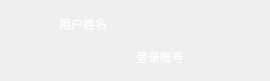
<?xml version="1.0" encoding="UTF-8"?>
<ui version="4.0">
 <class>UI_Widget_User_PanelClass</class>
 <widget class="QWidget" name="UI_Widget_User_PanelClass">
  <property name="geometry">
   <rect>
    <x>0</x>
    <y>0</y>
    <width>270</width>
    <height>81</height>
   </rect>
  </property>
  <property name="minimumSize">
   <size>
    <width>270</width>
    <height>50</height>
   </size>
  </property>
  <property name="maximumSize">
   <size>
    <width>270</width>
    <height>100</height>
   </size>
  </property>
  <property name="windowTitle">
   <string>用户状态</string>
  </property>
  <layout class="QHBoxLayout" name="horizontalLayout">
   <property name="spacing">
    <number>0</number>
   </property>
   <property name="leftMargin">
    <number>0</number>
   </property>
   <property name="topMargin">
    <number>0</number>
   </property>
   <property name="rightMargin">
    <number>0</number>
   </property>
   <property name="bottomMargin">
    <number>0</number>
   </property>
   <item>
    <widget class="QWidget" name="widget_bg" native="true">
     <property name="sizePolicy">
      <sizepolicy hsizetype="Expanding" vsizetype="Expanding">
       <horstretch>0</horstretch>
       <verstretch>0</verstretch>
      </sizepolicy>
     </property>
     <layout class="QHBoxLayout" name="horizontalLayout_2">
      <property name="spacing">
       <number>5</number>
      </property>
      <property name="leftMargin">
       <number>0</number>
      </property>
      <property name="topMargin">
       <number>5</number>
      </property>
      <property name="rightMargin">
       <number>0</number>
      </property>
      <property name="bottomMargin">
       <number>5</number>
      </property>
      <item>
       <widget class="QWidget" name="widget_3" native="true">
        <layout class="QVBoxLayout" name="verticalLayout_3">
         <property name="spacing">
          <number>0</number>
         </property>
         <property name="leftMargin">
          <number>0</number>
         </property>
         <property name="topMargin">
          <number>0</number>
         </property>
         <property name="rightMargin">
          <number>0</number>
         </property>
         <property name="bottomMargin">
          <number>0</number>
         </property>
         <item>
          <widget class="QWidget" name="widget_user_head_portrait_rect" native="true">
           <property name="sizePolicy">
            <sizepolicy hsizetype="Fixed" vsizetype="Fixed">
             <horstretch>0</horstretch>
             <verstretch>0</verstretch>
            </sizepolicy>
           </property>
           <property name="minimumSize">
            <size>
             <width>54</width>
             <height>54</height>
            </size>
           </property>
           <property name="maximumSize">
            <size>
             <width>54</width>
             <height>54</height>
            </size>
           </property>
           <property name="styleSheet">
            <string notr="true">QWidget#widget_user_head_portrait_rect{image: url(:/Resources/SVG/user_head_portrait.svg);border: 2px solid white;border-radius: 27px;};</string>
           </property>
           <layout class="QVBoxLayout" name="verticalLayout">
            <property name="spacing">
             <number>0</number>
            </property>
            <property name="leftMargin">
             <number>0</number>
            </property>
            <property name="topMargin">
             <number>0</number>
            </property>
            <property name="rightMargin">
             <number>0</number>
            </property>
            <property name="bottomMargin">
             <number>0</number>
            </property>
            <item>
             <widget class="QWidget" name="widget_user_head_portrait" native="true"/>
            </item>
           </layout>
          </widget>
         </item>
        </layout>
       </widget>
      </item>
      <item>
       <widget class="QWidget" name="widget_4" native="true">
        <layout class="QVBoxLayout" name="verticalLayout_2">
         <property name="spacing">
          <number>4</number>
         </property>
         <property name="leftMargin">
          <number>0</number>
         </property>
         <property name="topMargin">
          <number>10</number>
         </property>
         <property name="rightMargin">
          <number>0</number>
         </property>
         <property name="bottomMargin">
          <number>0</number>
         </property>
         <item>
          <widget class="QLabel" name="label_user_name">
           <property name="minimumSize">
            <size>
             <width>0</width>
             <height>18</height>
            </size>
           </property>
           <property name="maximumSize">
            <size>
             <width>16777215</width>
             <height>18</height>
            </size>
           </property>
           <property name="styleSheet">
            <string notr="true">QLabel
{
	font: 14px &quot;微软雅黑&quot;;
	color:#ffffff;
}</string>
           </property>
           <property name="text">
            <string>用户姓名</string>
           </property>
          </widget>
         </item>
         <item>
          <widget class="QWidget" name="account_status_wiget" native="true">
           <layout class="QHBoxLayout" name="horizontalLayout_3">
            <property name="spacing">
             <number>5</number>
            </property>
            <property name="leftMargin">
             <number>0</number>
            </property>
            <property name="topMargin">
             <number>0</number>
            </property>
            <property name="rightMargin">
             <number>0</number>
            </property>
            <property name="bottomMargin">
             <number>0</number>
            </property>
            <item>
             <widget class="UIStatusWidgetPanel" name="widget" native="true">
              <property name="minimumSize">
               <size>
                <width>72</width>
                <height>24</height>
               </size>
              </property>
              <property name="maximumSize">
               <size>
                <width>72</width>
                <height>24</height>
               </size>
              </property>
              <property name="styleSheet">
               <string notr="true">QPushButton{
  border:0px
}</string>
              </property>
             </widget>
            </item>
            <item>
             <widget class="QPushButton" name="label_account_number">
              <property name="minimumSize">
               <size>
                <width>0</width>
                <height>15</height>
               </size>
              </property>
              <property name="maximumSize">
               <size>
                <width>16777215</width>
                <height>15</height>
               </size>
              </property>
              <property name="styleSheet">
               <string notr="true">
                   QPushButton
                   {
                   border:0px;
                   font: 12px &quot;微软雅黑&quot;;
                   color:#ffffff;
                   }
                 </string>
              </property>
              <property name="text">
               <string>登录账号</string>
              </property>
             </widget>
            </item>
           </layout>
          </widget>
         </item>
        </layout>
       </widget>
      </item>
      <item>
       <spacer name="horizontalSpacer">
        <property name="orientation">
         <enum>Qt::Horizontal</enum>
        </property>
        <property name="sizeHint" stdset="0">
         <size>
          <width>40</width>
          <height>20</height>
         </size>
        </property>
       </spacer>
      </item>
     </layout>
    </widget>
   </item>
  </layout>
 </widget>
 <layoutdefault spacing="6" margin="11"/>
 <customwidgets>
  <customwidget>
   <class>UIStatusWidgetPanel</class>
   <extends>QWidget</extends>
   <header>uistatuswidgetpanel.h</header>
   <container>1</container>
  </customwidget>
 </customwidgets>
 <resources/>
 <connections/>
</ui>
